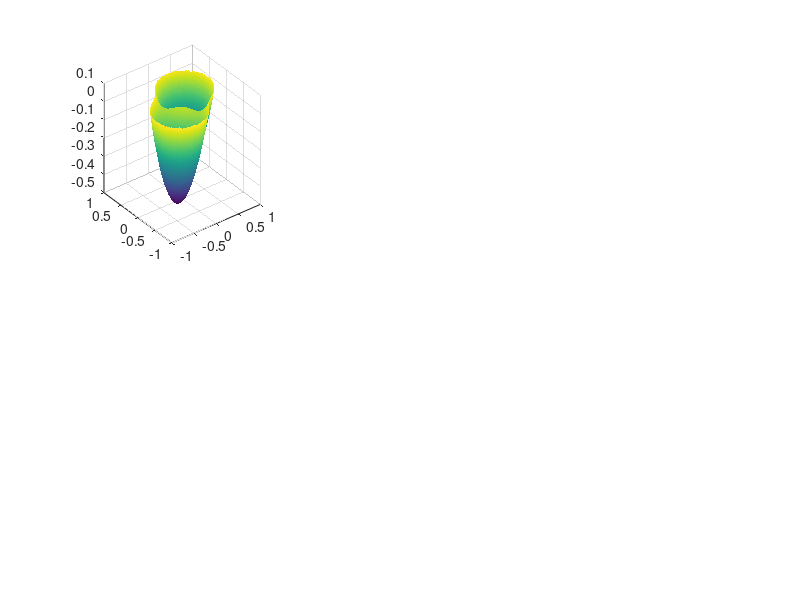

Reproduce this figure in MATLAB. (Note: this script raises an error after producing the figure.)
figure, set(gcf,'position',[200,200,600,300],'color','w')
for n = 2:7
    subplot(2,3,n-1)
    d = 0.4; s = 0.7;
    g = @(u,v) 3/8*((2*abs(u+1i*v).^(floor(n/2)*2)-1).^2-1) - imag(((u+1i*v)).^n);
    [X, Y] = meshgrid(linspace(-1,1,1000));
    Z = d*g(X/s,Y/s); Z(Z>0.05)=NaN;
    surf(X,Y,Z,'edgealpha',0)
    zmin = min(Z,[],'all');
    zmax = max(Z,[],'all');
    daspect([2.5,2.5,1])
    pbaspect([2,2,1])
    axis tight
    % zlim([zmin - (zmax-zmin)*0.2, 0])
    zlim([zmin, 0])
    title([num2str(n),'-well potential'])
    camlight
    camlight
end
%export_fig fig.pdf -opengl